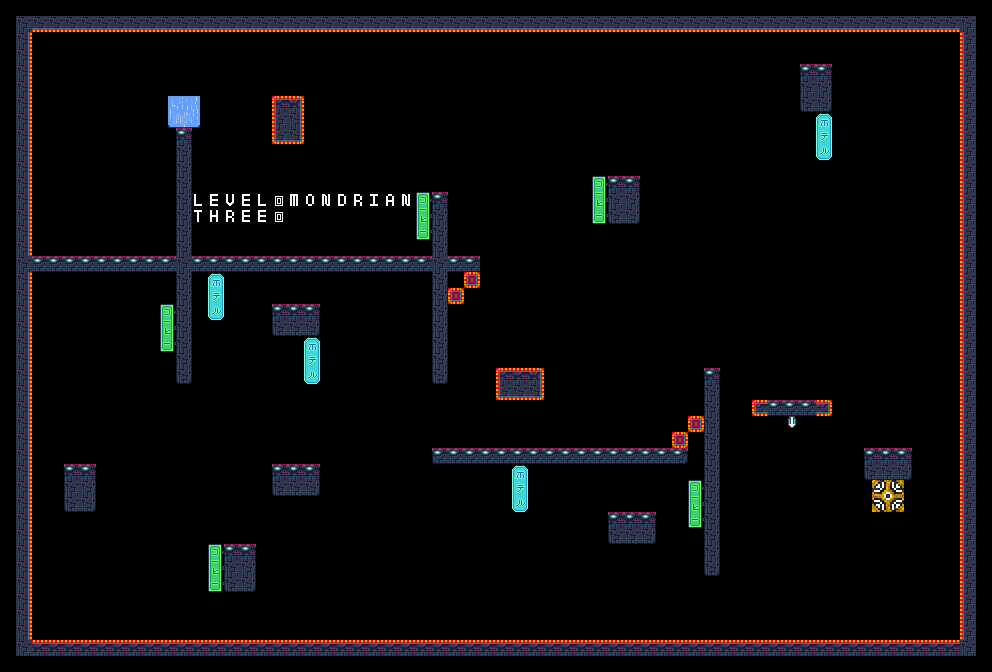

The image is a tile-based game level rendered from a .tmx file. Its description and source (layers, tilesets, objects; grid data summarised) follow:
An orthogonal 62x42 tile map with 16x16 px tiles, 9 tile layers (Decoration, Filling, Collision_bloc, Collision_h, ...), 9 hidden layers not drawn, 11 tilesets and 1 object (up).

<map version="1.10" tiledversion="1.10.2" orientation="orthogonal" renderorder="right-down" width="62" height="42" tilewidth="16" tileheight="16" infinite="0" nextlayerid="22" nextobjectid="2">
 <properties>
  <property name="Name" value="Mondrian" />
 </properties>
 <tileset firstgid="1" source="../Tilesets/01_utilities.tsx" />
 <tileset firstgid="3" source="../Tilesets/02_portal.tsx" />
 <tileset firstgid="27" source="../Tilesets/03_futuristic_city.tsx" />
 <tileset firstgid="51" source="../Tilesets/04_gravity_switch.tsx" />
 <tileset firstgid="67" source="../Tilesets/05_gravity_flow.tsx" />
 <tileset firstgid="79" source="../Tilesets/06_wall_of_death.tsx" />
 <tileset firstgid="95" source="../Tilesets/07_gravity_walls.tsx" />
 <tileset firstgid="143" source="../Tilesets/08_gravity_walls_open.tsx" />
 <tileset firstgid="191" source="../Tilesets/09_arrow.tsx" />
 <tileset firstgid="195" source="../Tilesets/10_alpha.tsx" />
 <tileset firstgid="225" source="../Tilesets/11_alpha_key.tsx" />
 <layer id="21" name="Gw_orange_open" width="62" height="42" visible="0" locked="1">
  <data>[2604 cells, 0 non-empty, 0 distinct tile ids]</data>
 </layer>
 <layer id="20" name="Gw_green_open" width="62" height="42" visible="0" locked="1">
  <data>[2604 cells, 0 non-empty, 0 distinct tile ids]</data>
 </layer>
 <layer id="19" name="Gw_rose_open" width="62" height="42" visible="0" locked="1">
  <data>[2604 cells, 0 non-empty, 0 distinct tile ids]</data>
 </layer>
 <layer id="18" name="Gw_blue_open" width="62" height="42" visible="0" locked="1">
  <data>[2604 cells, 0 non-empty, 0 distinct tile ids]</data>
 </layer>
 <layer id="16" name="Gw_orange" width="62" height="42" visible="0" locked="1">
  <data>[2604 cells, 0 non-empty, 0 distinct tile ids]</data>
 </layer>
 <layer id="15" name="Gw_green" width="62" height="42" visible="0" locked="1">
  <data>[2604 cells, 0 non-empty, 0 distinct tile ids]</data>
 </layer>
 <layer id="14" name="Gw_rose" width="62" height="42" visible="0" locked="1">
  <data>[2604 cells, 0 non-empty, 0 distinct tile ids]</data>
 </layer>
 <layer id="13" name="Gw_blue" width="62" height="42" visible="0" locked="1">
  <data>[2604 cells, 0 non-empty, 0 distinct tile ids]</data>
 </layer>
 <objectgroup id="12" name="gravity_walls" visible="0" locked="1" />
 <layer id="11" name="Decoration" class="visible" width="62" height="42" locked="1">
  <data>[2604 cells, 27 non-empty, 6 distinct tile ids]</data>
 </layer>
 <layer id="10" name="Filling" class="visible" width="62" height="42" locked="1">
  <data>[2604 cells, 28 non-empty, 15 distinct tile ids]</data>
 </layer>
 <objectgroup id="9" name="gravity_switch" locked="1">
  <object id="1" type="up" x="788" y="416" width="8" height="12">
   <properties>
    <property name="height" type="int" value="12" />
    <property name="width" type="int" value="8" />
   </properties>
  </object>
 </objectgroup>
 <layer id="8" name="Collision_bloc" width="62" height="42" locked="1">
  <data>[2604 cells, 48 non-empty, 8 distinct tile ids]</data>
 </layer>
 <layer id="7" name="Collision_h" class="collision" width="62" height="42" locked="1">
  <data>[2604 cells, 45 non-empty, 3 distinct tile ids]</data>
 </layer>
 <layer id="6" name="Collision_v" class="collision" width="62" height="42" locked="1">
  <data>[2604 cells, 39 non-empty, 3 distinct tile ids]</data>
 </layer>
 <layer id="5" name="Wall_of_death_bloc" width="62" height="42" locked="1">
  <data>[2604 cells, 16 non-empty, 9 distinct tile ids]</data>
 </layer>
 <layer id="4" name="Wall_of_death_h" width="62" height="42" locked="1">
  <data>[2604 cells, 118 non-empty, 4 distinct tile ids]</data>
 </layer>
 <layer id="3" name="Wall_of_death_v" width="62" height="42" locked="1">
  <data>[2604 cells, 75 non-empty, 2 distinct tile ids]</data>
 </layer>
 <layer id="2" name="Border" width="62" height="42" visible="0" locked="1">
  <data>[2604 cells, 200 non-empty, 1 distinct tile ids]</data>
 </layer>
 <layer id="1" name="IO" width="62" height="42" locked="1">
  <data>[2604 cells, 12 non-empty, 12 distinct tile ids]</data>
 </layer>
</map>
